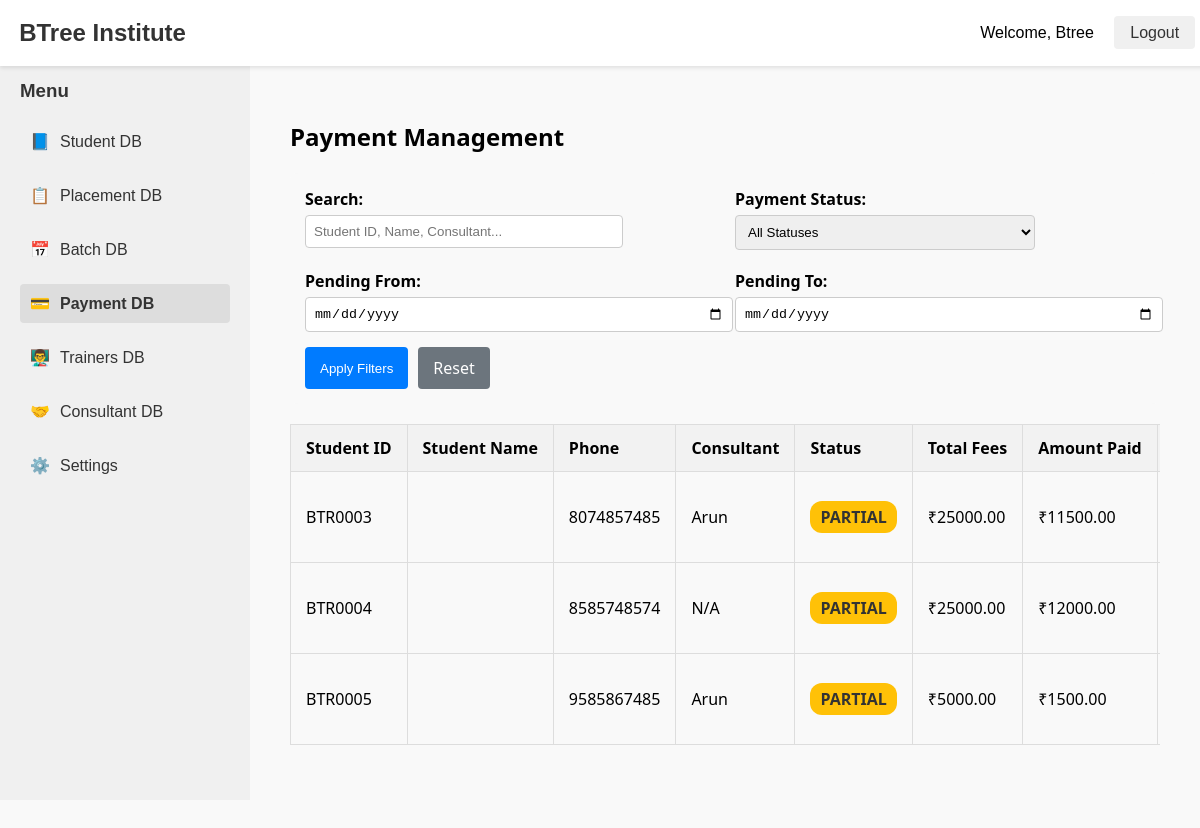
The app's page /payments/ (signed in), older data.
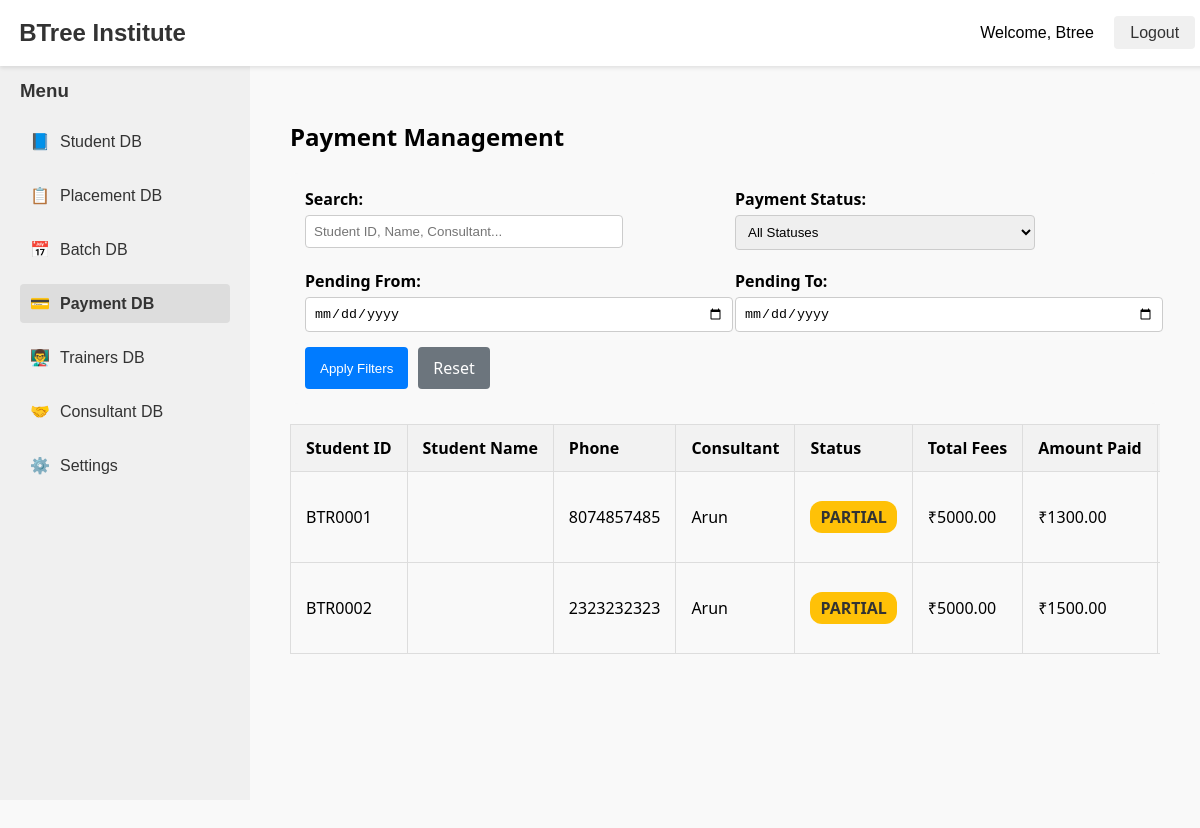
The same page, newer data.
### paymentdb/models.py (models this page shows, shortened)
class Payment(models.Model):
    EMI_CHOICES = [
        ('NONE', 'None'),
        ('2', '2 EMI'),
        ('3', '3 EMI'),
        ('4', '4 EMI'),
    ]
    payment_id = models.CharField(max_length=10, unique=True, editable=False, null=True, blank=True)
    student = models.OneToOneField('studentsdb.Student', on_delete=models.CASCADE)
    payment_account = models.ForeignKey('settingsdb.PaymentAccount', on_delete=models.SET_NULL, null=True, blank=True)
    total_fees = models.DecimalField(max_digits=10, decimal_places=2)
    gst_bill = models.BooleanField(default=False)
    amount_paid = models.DecimalField(max_digits=10, decimal_places=2)
    emi_type = models.CharField(max_length=4, choices=EMI_CHOICES, default='NONE')
    initial_payment_proof = models.ImageField(upload_to='payment_proofs/', null=True)
    emi_1_amount = models.DecimalField(max_digits=10, decimal_places=2, blank=True, null=True)
    emi_1_date = models.DateField(blank=True, null=True)
    emi_1_paid_amount = models.DecimalField(max_digits=10, decimal_places=2, blank=True, null=True)
    emi_1_paid_date = models.DateField(blank=True, null=True)
    emi_1_proof = models.ImageField(upload_to='payment_proofs/', blank=True, null=True)
    emi_2_amount = models.DecimalField(max_digits=10, decimal_places=2, blank=True, null=True)
    emi_2_date = models.DateField(blank=True, null=True)
    emi_2_paid_amount = models.DecimalField(max_digits=10, decimal_places=2, blank=True, null=True)
    emi_2_paid_date = models.DateField(blank=True, null=True)
    emi_2_proof = models.ImageField(upload_to='payment_proofs/', blank=True, null=True)
    emi_3_amount = models.DecimalField(max_digits=10, decimal_places=2, blank=True, null=True)
    emi_3_date = models.DateField(blank=True, null=True)
    emi_3_paid_amount = models.DecimalField(max_digits=10, decimal_places=2, blank=True, null=True)
    emi_3_paid_date = models.DateField(blank=True, null=True)
    emi_3_proof = models.ImageField(upload_to='payment_proofs/', blank=True, null=True)
    emi_4_amount = models.DecimalField(max_digits=10, decimal_places=2, blank=True, null=True)
    emi_4_date = models.DateField(blank=True, null=True)
    emi_4_paid_amount = models.DecimalField(max_digits=10, decimal_places=2, blank=True, null=True)
    emi_4_paid_date = models.DateField(blank=True, null=True)
    emi_4_proof = models.ImageField(upload_to='payment_proofs/', blank=True, null=True)
    total_pending_amount = models.DecimalField(max_digits=10, decimal_places=2, default=0)
    def calculate_total_pending(self):
        pending = self.total_fees - (self.amount_paid or 0)
        for i in range(1, 5):
            pending -= getattr(self, f'emi_{i}_paid_amount') or 0
        return pending

### studentsdb/models.py (models this page shows, shortened)
class Student(models.Model):
    MODE_CHOICES = [
        ('ON', 'Online'),
        ('OFF', 'Offline'),
    ]
    WEEK_TYPE = [
        ('WD', 'Weekday'),
        ('WE', 'Weekend'),
    ]
    student_id = models.CharField(max_length=10, unique=True, blank=True)
    first_name = models.CharField(max_length=100)
    last_name = models.CharField(max_length=100)
    date_of_birth = models.DateField(null=True, blank=True)
    phone = models.CharField(max_length=15)
    alternative_phone = models.CharField(max_length=15, null=True, blank=True)
    email = models.EmailField()
    trainer = models.ForeignKey('trainersdb.Trainer', on_delete=models.SET_NULL, null=True, blank=True)
    join_date = models.DateField(default=timezone.now)
    start_date = models.DateField(blank=True, null=True)
    tentative_end_date = models.DateField(blank=True, null=True)
    course_percentage = models.FloatField(default=0)
    pl_required = models.BooleanField(default=False)
    source_of_joining = models.ForeignKey(SourceOfJoining, on_delete=models.SET_NULL, null=True, blank=True)
    mode_of_class = models.CharField(max_length=3, choices=MODE_CHOICES)
    week_type = models.CharField(max_length=2, choices=WEEK_TYPE)
    consultant = models.ForeignKey(Consultant, on_delete=models.SET_NULL, null=True, blank=True)

### consultantdb/models.py (models this page shows, shortened)
class Consultant(models.Model):
    consultant_id = models.CharField(max_length=10, unique=True, blank=True)
    name = models.CharField(max_length=100)
    phone_number = models.CharField(max_length=15)
    email = models.EmailField()
    address = models.TextField(blank=True, null=True)
    date_of_birth = models.DateField(blank=True, null=True)
    date_of_joining = models.DateField(auto_now_add=True, null=True)

### paymentdb/views.py (the view, shortened to what this page needs)
# urls.py: path('', views.payment_list, name='payment_list'),
@login_required
def payment_list(request):
    payments = Payment.objects.select_related('student', 'student__consultant')
    search = request.GET.get('search', '').strip()
    emi_type = request.GET.get('emi_type', '').strip()
    payment_status = request.GET.get('payment_status', '').strip()
    date_from = request.GET.get('date_from', '').strip()
    date_to = request.GET.get('date_to', '').strip()
    if emi_type in ['NONE', '2', '3', '4']:
        payments = payments.filter(emi_type=emi_type)
    processed_payments = []
    for payment in payments:
        payment.total_pending_amount = payment.calculate_total_pending()
        payment.total_paid = payment.total_fees - payment.total_pending_amount
        if payment.total_pending_amount <= 0:
            payment.status = 'PAID'
        elif payment.total_pending_amount >= payment.total_fees:
            payment.status = 'PENDING'
        else:
            payment.status = 'PARTIAL'
        processed_payments.append(payment)
    if payment_status:
        processed_payments = [p for p in processed_payments if p.status == payment_status]
    context = {
        'payments': processed_payments,
        'emi_types': Payment.EMI_CHOICES,
        'payment_statuses': [
            ('PENDING', 'Pending'),
            ('PARTIAL', 'Partially Paid'),
            ('PAID', 'Fully Paid'),
        ],
        'search': search,
        'emi_type': emi_type,
        'payment_status': payment_status,
        'date_from': date_from,
        'date_to': date_to,
    }
    return render(request, 'paymentdb/payment_list.html', context)

### templates/paymentdb/payment_list.html (shortened to what this page needs)
{% extends "base.html" %}
{% block content %}
<div class="payment-list-container">
    <h2>Payment Management</h2>
    <form method="get" class="filters">
        <div class="filter-row">
            <div class="filter-group">
                <label for="search">Search:</label>
                <input type="text" id="search" name="search" value="{{ search }}" placeholder="Student ID, Name, Consultant...">
            </div>
            <div class="filter-group">
                <label for="payment_status">Payment Status:</label>
                <select name="payment_status" id="payment_status">
                    <option value="">All Statuses</option>
                </select>
            </div>
        </div>
        <div class="filter-row">
            <div class="filter-group">
                <label for="date_from">Pending From:</label>
                <input type="date" id="date_from" name="date_from" value="{{ date_from }}">
            </div>
            <div class="filter-group">
                <label for="date_to">Pending To:</label>
                <input type="date" id="date_to" name="date_to" value="{{ date_to }}">
            </div>
        </div>
        <div class="filter-actions">
            <button type="submit" class="btn-primary">Apply Filters</button>
            <a href="{% url 'payment_list' %}" class="btn-secondary">Reset</a>
        </div>
    </form>
    <div class="table-wrapper">
        <table>
            <thead>
                <tr>
                    <th>Student ID</th>
                    <th>Student Name</th>
                    <th>Phone</th>
                    <th>Consultant</th>
                    <th>Status</th>
                    <th>Total Fees</th>
                    <th>Amount Paid</th>
                    <th>Pending Amount</th>
                </tr>
            </thead>
            <tbody>
                {% for payment in payments %}
                <tr class="status-{{ payment.status|lower }}">
                    <td>{{ payment.student.student_id }}</td>
                    <td>{{ payment.student.name }}</td>
                    <td>{{ payment.student.phone }}</td>
                    <td>{{ payment.student.consultant.name|default:'N/A' }}</td>
                    <td>
                        <span class="status-badge">{{ payment.status }}</span>
                    </td>
                    <td>₹{{ payment.total_fees|floatformat:2 }}</td>
                    <td>₹{{ payment.total_paid|floatformat:2 }}</td>
                    <td class="pending-amount">₹{{ payment.total_pending_amount|floatformat:2 }}</td>
                </tr>
                {% empty %}
                <tr>
                    <td colspan="13">No payment records found matching your criteria.</td>
                </tr>
                {% endfor %}
            </tbody>
        </table>
    </div>
</div>
{% endblock %}

Row changes from the older to the newer data that the page shows:
removed Payment: student.student_id "BTR0003", student.phone "8074857485", student.consultant.name "Arun", status "PARTIAL", total_fees "25000.00", total_paid "11500.00"
removed Payment: student.student_id "BTR0004", student.phone "8585748574", student.consultant.name "N/A", status "PARTIAL", total_fees "25000.00", total_paid "12000.00"
removed Payment: student.student_id "BTR0005", student.phone "9585867485", student.consultant.name "Arun", status "PARTIAL", total_fees "5000.00", total_paid "1500.00"
added Payment: student.student_id "BTR0001", student.phone "8074857485", student.consultant.name "Arun", status "PARTIAL", total_fees "5000.00", total_paid "1300.00"
added Payment: student.student_id "BTR0002", student.phone "2323232323", student.consultant.name "Arun", status "PARTIAL", total_fees "5000.00", total_paid "1500.00"
